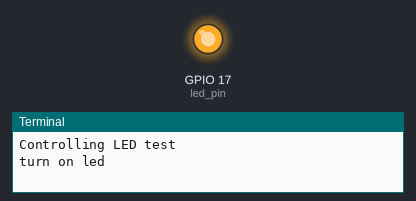
The program below on a simulated Raspberry Pi (BCM pin numbers). On the bench: output pins drawn as LEDs (lit = HIGH), the last lines printed to the terminal. Random numbers come from a fixed seed.

Above: at 0.1 s.
At 35.1 s:
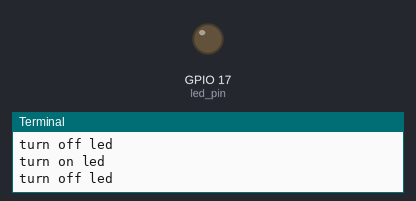
Timing chart, 0 to 36.6 s (numbered marks = the images above):
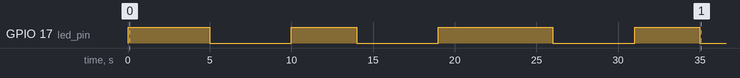

Measured:
- by itself, GPIO 17 (led_pin): LOW → HIGH at 0.00 s, → LOW 5.0 s later, → HIGH 5.0 s later, → LOW 4.0 s later, … (8 changes in this stretch)

The program:

led_test.py
```python
import RPi.GPIO as GPIO
import time
from random import randint

print 'Controlling LED test'
led_pin = 17
GPIO.setmode(GPIO.BCM)
GPIO.setup(led_pin, GPIO.OUT)

try:
    while True:
        print ("turn on led")
        GPIO.output(led_pin, GPIO.HIGH)
        time.sleep(randint(3,10))
        print("turn off led")
        GPIO.output(led_pin, GPIO.LOW)
        time.sleep(5)

except KeyboardInterrupt:
    GPIO.output(led_pin, GPIO.LOW)
    GPIO.cleanup()

print('done.')
```
